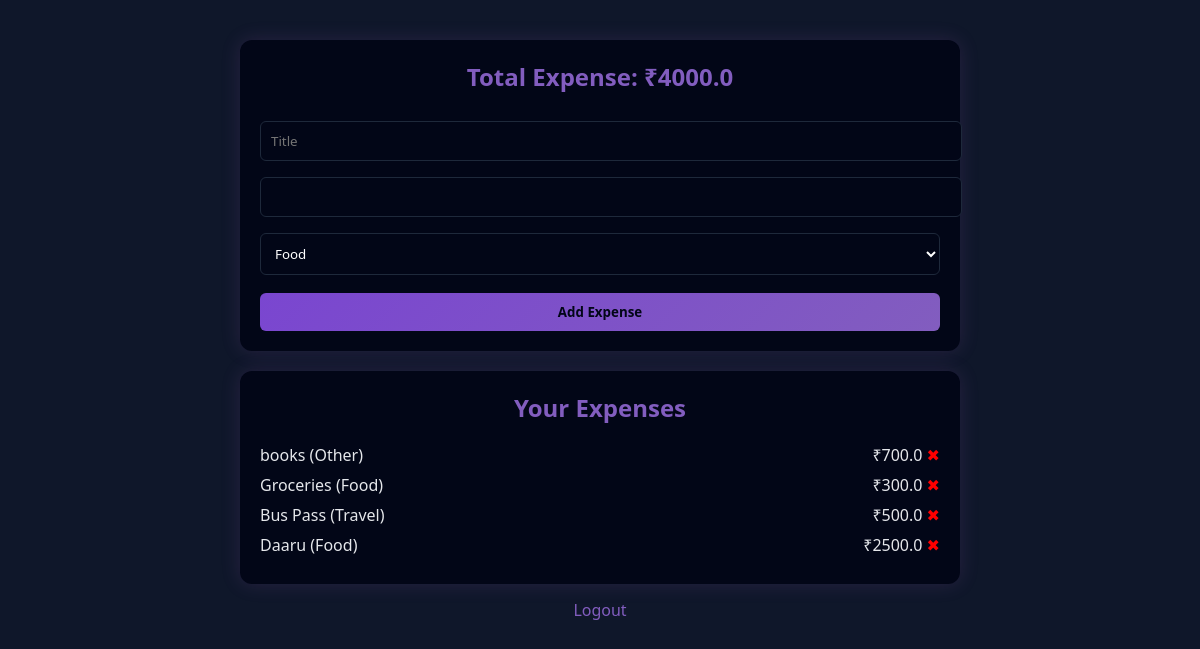
The page /dashboard (signed in) on the database its author committed.
### app.py (models this page shows)
class Expense(db.Model):
    id = db.Column(db.Integer, primary_key=True)
    title = db.Column(db.String(100), nullable=False)
    amount = db.Column(db.Float, nullable=False)
    category = db.Column(db.String(50))
    date = db.Column(db.Date, default=date.today)
    user_id = db.Column(db.Integer, db.ForeignKey('user.id'), nullable=False)

### app.py (the view)
@app.route('/dashboard')
@login_required
def dashboard():
    expenses = Expense.query.filter_by(user_id=current_user.id).all()
    total = sum(e.amount for e in expenses) if expenses else 0
    return render_template('dashboard.html', expenses=expenses, total=total)

### app.py (called while the page is built)
@login_manager.user_loader
def load_user(user_id):
    return User.query.get(int(user_id))

### templates/dashboard.html (shortened to what this page needs)
{% extends 'base.html' %}
{% block content %}
<div class="dashboard">
    <div class="card" style="margin-bottom:20px;">
        <h2>Total Expense: ₹{{ total }}</h2>
        <form method="POST" action="/add">
    <input name="title" placeholder="Title" required>
    <input name="amount" type="number" step="0.01" required>
    <select name="category">
        <option>Food</option>
    </select>
    <button type="submit">Add Expense</button>
</form>
    </div>
    <div class="card">
        <h2>Your Expenses</h2>
        {% for e in expenses %}
        <div class="expense">
            <span>{{ e.title }} ({{ e.category }})</span>
            <span>₹{{ e.amount }}
                <a class="delete" href="/delete/{{ e.id }}">✖</a>
            </span>
        </div>
        {% endfor %}
    </div>
    <p style="text-align:center">
        <a href="/logout">Logout</a>
    </p>
</div>
{% endblock %}

### templates/base.html (shortened to what this page needs)
<!DOCTYPE html>
<html>
<head>
    <link rel="stylesheet" href="{{ url_for('static', filename='style.css') }}">
</head>
<body>
    {% block content %}{% endblock %}
</body>
</html>

### static/style.css (style rules this page uses)
* { margin: 0; padding: 0; font-family: 'Segoe UI', sans-serif; }
body { background: #0f172a; color: #e5e7eb; }
h2 { text-align: center; margin-bottom: 20px; color:#825DBF; }
input, select { width: 100%; padding: 10px; margin: 8px 0; background: #020617; border: 1px solid #1e293b; color: #fff; border-radius: 6px; }
button { width: 100%; padding: 10px; background: linear-gradient(135deg,#7A46D0, #825DBF); border: none; border-radius: 6px; color: #020617; font-weight: bold; cursor: pointer; margin-top: 10px; }
a { color:#825DBF; text-decoration: none; }
.dashboard { width: 60%; margin: 40px auto; }
.card { background: #020617; padding: 20px; border-radius: 12px; margin-bottom: 15px; box-shadow: 0 0 20px rgba(180, 98, 208, 0.15); }
.expense { display: flex; justify-content: space-between; margin: 8px 0; }
.delete { color: red; }

### rows shown on the page
Expense: title "books", category "Other", amount "700.0"
Expense: title "Groceries", category "Food", amount "300.0"
Expense: title "Bus Pass", category "Travel", amount "500.0"
Expense: title "Daaru", category "Food", amount "2500.0"

### other values the page prints
{{ total }} "4000.0"
